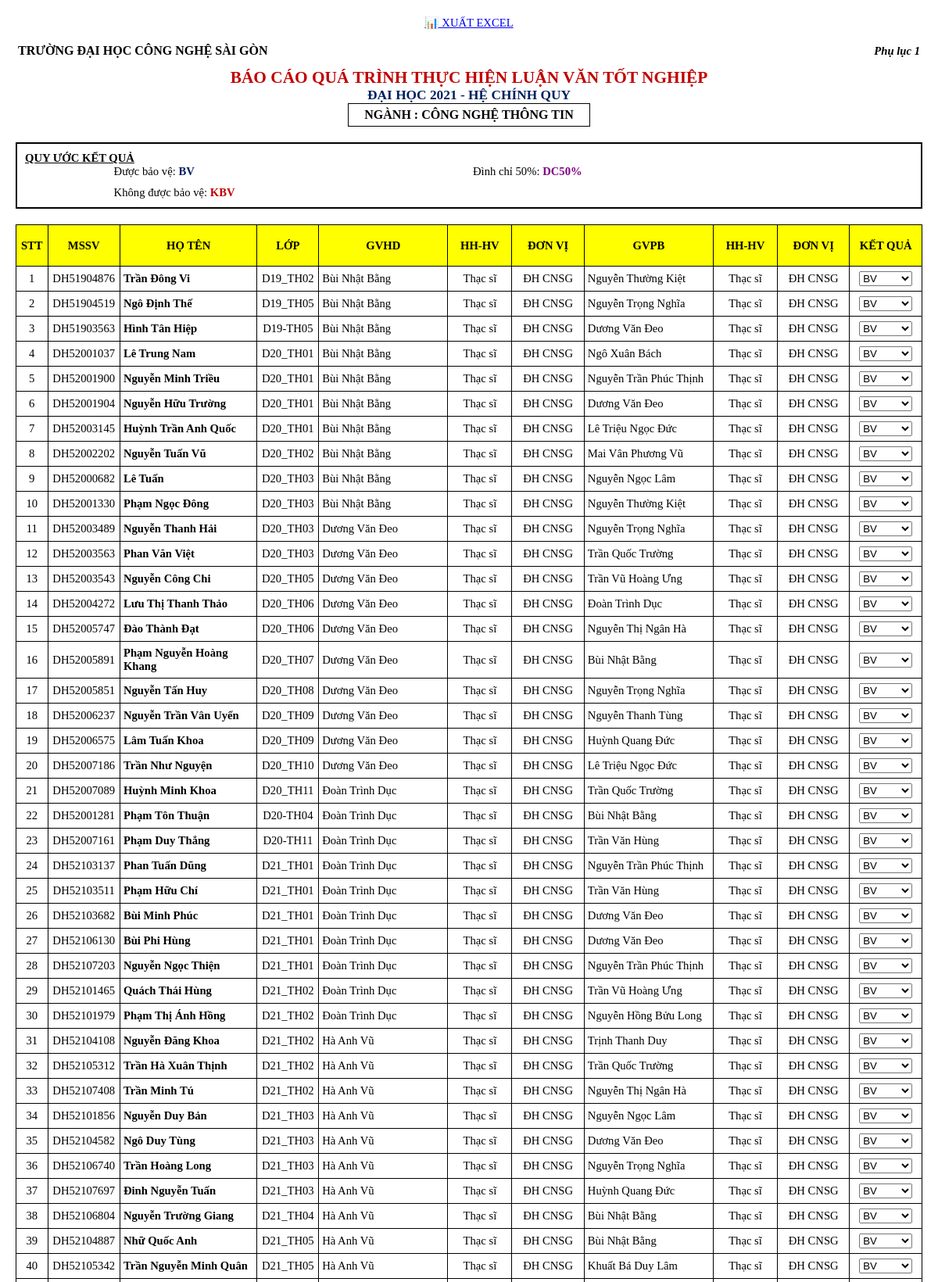
Page /baocao_quatrinh.php (upper part) on the committed database.
### tables this page shows
CREATE TABLE IF NOT EXISTS `danh_sach_sinh_vien` (
  `HoTen` varchar(100) DEFAULT NULL,
  `id` int(11) NOT NULL AUTO_INCREMENT,
  `MaSV` varchar(20) NOT NULL,
  `Lop` varchar(20) DEFAULT NULL,
  `nhom_id` int(11) DEFAULT NULL,
  `Email` varchar(100) DEFAULT NULL,
  `SDT` varchar(15) DEFAULT NULL,
  `nhom` int(11) DEFAULT NULL,
  `huong_de_tai` text,
  `gvhd` varchar(50) DEFAULT NULL,
  `ghichu` text,
  `gvpb_id` varchar(10) DEFAULT NULL,
  `created_at` timestamp NULL DEFAULT CURRENT_TIMESTAMP,
  `MatKhau` varchar(50) DEFAULT '123456',
  `da_gap_gv` tinyint(1) DEFAULT '0' COMMENT '0=chưa gặp, 1=đã gặp',
  `diem_50` decimal(4,2) DEFAULT NULL COMMENT 'Điểm giữa kỳ - GVHD chấm',
  `diem_baove` decimal(4,2) DEFAULT NULL COMMENT 'Điểm bảo vệ - Hội đồng chấm',
  `diem_tong` decimal(4,2) GENERATED ALWAYS AS (((coalesce(`diem_50`,0) * 0.5) + (coalesce(`diem_baove`,0) * 0.5))) STORED,
  `hoidong_id` int(11) DEFAULT NULL,
  `duoc_bao_ve` tinyint(4) DEFAULT '1' COMMENT '1: BV, 0: KBV, 2: DC50%',
  PRIMARY KEY (`id`,`MaSV`),
  UNIQUE KEY `idx_id_duy_nhat` (`id`),
  UNIQUE KEY `idx_masv_unique` (`MaSV`),
  KEY `idx_gvpb` (`gvpb_id`),
  KEY `idx_nhom_id` (`nhom_id`)
);

CREATE TABLE IF NOT EXISTS `giang_vien` (
  `MaGV` varchar(10) NOT NULL,
  `HoTen` varchar(100) NOT NULL,
  `Email` varchar(100) DEFAULT NULL,
  `DienThoai` varchar(15) DEFAULT NULL,
  `Khoa` varchar(50) DEFAULT NULL,
  `ChucVu` varchar(50) DEFAULT NULL,
  `created_at` timestamp NULL DEFAULT CURRENT_TIMESTAMP,
  `MatKhau` varchar(50) DEFAULT '123456',
  `id` int(11) DEFAULT NULL,
  PRIMARY KEY (`MaGV`),
  UNIQUE KEY `Email` (`Email`),
  KEY `idx_hoten` (`HoTen`),
  KEY `idx_khoa` (`Khoa`)
);

### baocao_quatrinh.php (the view, shortened to what this page needs)
<?php
require 'config.php';
$sql = "
    SELECT
        sv.MaSV,
        sv.HoTen,
        sv.Lop,
        sv.duoc_bao_ve,
        n.ten_nhom,
        gv_hd.HoTen AS TenGVHD,
        gv_pb.HoTen AS TenGVPB
    FROM danh_sach_sinh_vien sv
    LEFT JOIN phan_thuoc_nhom ptn
            ON ptn.sinh_vien_id = sv.id
    LEFT JOIN nhom n
            ON n.id = ptn.nhom_id
    LEFT JOIN giang_vien gv_hd
            ON gv_hd.MaGV = n.giang_vien_huong_dan_id
    LEFT JOIN giang_vien gv_pb
            ON gv_pb.MaGV = sv.gvpb_id
";
$params = [];
$role = $_SESSION['role'] ?? '';
$sql .= " ORDER BY sv.Lop ASC, sv.MaSV ASC";
$stmt = $pdo->prepare($sql);
$stmt->execute($params);
$data = $stmt->fetchAll(PDO::FETCH_ASSOC);
?>
<!DOCTYPE html>
<html lang="vi">
<head>
<link href="https://cdn.jsdelivr.net/npm/bootstrap-icons@1.11.3/font/bootstrap-icons.css" rel="stylesheet">
</head>
<body>
<?php if ($role !== 'giangvien'): ?>
<div class="no-print" style="text-align:center;margin-bottom:15px;">
   <div class="no-print" style="text-align:center;margin-bottom:15px;">
    <a href="xuat_excel_baocao.php"
       class="btn btn-success fw-bold px-4 py-2">
       📊 XUẤT EXCEL
    </a>
</div>
<?php endif; ?>
</div>
<form method="post">
<table class="header-table">
<tr>
<td class="header-left">TRƯỜNG ĐẠI HỌC CÔNG NGHỆ SÀI GÒN</td>
<td class="header-right">Phụ lục 1</td>
</tr>
</table>
<div class="title-section">
<div class="main-title">BÁO CÁO QUÁ TRÌNH THỰC HIỆN LUẬN VĂN TỐT NGHIỆP</div>
<div class="sub-title">ĐẠI HỌC 2021 - HỆ CHÍNH QUY</div>
<div class="major-title">NGÀNH : CÔNG NGHỆ THÔNG TIN</div>
</div>
<div class="legend-box">
<div class="legend-title">QUY ƯỚC KẾT QUẢ</div>
<div class="legend-grid">
<div>Được bảo vệ: <span class="text-blue">BV</span></div>
<div>Đình chỉ 50%: <span class="text-purple">DC50%</span></div>
<div>Không được bảo vệ: <span class="text-red">KBV</span></div>
</div>
</div>
<table class="data-table">
<thead>
<tr>
<th class="col-stt">STT</th>
<th class="col-mssv">MSSV</th>
<th class="col-ten">HỌ TÊN</th>
<th class="col-lop">LỚP</th>
<th class="col-gv">GVHD</th>
<th class="col-hh">HH-HV</th>
<th class="col-donvi">ĐƠN VỊ</th>
<th class="col-gv">GVPB</th>
<th class="col-hh">HH-HV</th>
<th class="col-donvi">ĐƠN VỊ</th>
<th class="col-kq">KẾT QUẢ</th>
</tr>
</thead>
<tbody>
<?php
if ($data && count($data) > 0):
    $stt=1;
    foreach($data as $row):
?>
<tr>
<td class="col-stt"><?= $stt++ ?></td>
<td class="col-mssv"><?= htmlspecialchars($row['MaSV']) ?></td>
<td class="col-ten"><b><?= htmlspecialchars($row['HoTen']) ?></b></td>
<td class="col-lop"><?= htmlspecialchars($row['Lop']) ?></td>
<td class="col-gv"><?= htmlspecialchars($row['TenGVHD'] ?? '') ?></td>
<td class="col-hh">Thạc sĩ</td>
<td class="col-donvi">ĐH CNSG</td>
<td class="col-gv"><?= htmlspecialchars($row['TenGVPB'] ?? '') ?></td>
<td class="col-hh">Thạc sĩ</td>
<td class="col-donvi">ĐH CNSG</td>
<td class="col-kq">
<select name="duoc_bao_ve[<?= $row['MaSV'] ?>]"
        class="form-select form-select-sm fw-bold">
    <option value="1" <?= $row['duoc_bao_ve']==1?'selected':'' ?>>BV</option>
</select>
</td>
</tr>
<?php
    endforeach;
endif; ?>
</tbody>
</table>
</form>
</body>
</html>

### baocao_quatrinh.php (style rules this page uses)
body { font-family:"Times New Roman",Times,serif; font-size:11pt; margin:0; padding:20px; }
.header-table { width:100%;margin-bottom:10px }
.header-left { text-align:left;font-weight:bold;text-transform:uppercase;font-size:12pt }
.header-right { text-align:right;font-weight:bold;font-style:italic }
.title-section { text-align:center;margin-bottom:20px }
.main-title { font-size:16pt;font-weight:bold;color:#C00000;text-transform:uppercase }
.sub-title { font-size:13pt;font-weight:bold;color:#002060;text-transform:uppercase }
.major-title { font-size:12pt;font-weight:bold;border:1px solid #000;display:inline-block;padding:5px 20px }
.legend-box { border:2px solid #000;padding:10px;margin-bottom:20px }
.legend-title { font-weight:bold;text-decoration:underline }
.legend-grid { display:grid;grid-template-columns:1fr 1fr;gap:10px;width:80%;margin:auto }
.text-blue { color:#002060;font-weight:bold }
.text-red { color:#C00000;font-weight:bold }
.text-purple { color:purple;font-weight:bold }
.data-table { width:100%;border-collapse:collapse }
.data-table th,.data-table td { border:1px solid #000;padding:6px 4px }
.data-table th { text-align:center;background:#FFFF00;height:40px }
.col-stt { width:30px;text-align:center }
.col-mssv { width:80px;text-align:center }
.col-ten { width:160px }
.col-lop { width:60px;text-align:center }
.col-gv { width:150px }
.col-hh { width:70px;text-align:center }
.col-donvi { width:80px;text-align:center }
.col-kq { width:80px;text-align:center;font-weight:bold }

### rows in the picture
danh_sach_sinh_vien: MaSV "DH51904876", HoTen "Trần Đông Vi", Lop "D19_TH02", giang_vien.HoTen "Bùi Nhật Bằng", giang_vien.HoTen "Nguyễn Thường Kiệt", duoc_bao_ve+MaSV "BV"
danh_sach_sinh_vien: MaSV "DH51904519", HoTen "Ngô Định Thế", Lop "D19_TH05", giang_vien.HoTen "Bùi Nhật Bằng", giang_vien.HoTen "Nguyễn Trọng Nghĩa", duoc_bao_ve+MaSV "BV"
danh_sach_sinh_vien: MaSV "DH51903563", HoTen "Hình Tân Hiệp", Lop "D19-TH05", giang_vien.HoTen "Bùi Nhật Bằng", giang_vien.HoTen "Dương Văn Đeo", duoc_bao_ve+MaSV "BV"
danh_sach_sinh_vien: MaSV "DH52001037", HoTen "Lê Trung Nam", Lop "D20_TH01", giang_vien.HoTen "Bùi Nhật Bằng", giang_vien.HoTen "Ngô Xuân Bách", duoc_bao_ve+MaSV "BV"
danh_sach_sinh_vien: MaSV "DH52001900", HoTen "Nguyễn Minh Triều", Lop "D20_TH01", giang_vien.HoTen "Bùi Nhật Bằng", giang_vien.HoTen "Nguyễn Trần Phúc Thịnh", duoc_bao_ve+MaSV "BV"
danh_sach_sinh_vien: MaSV "DH52001904", HoTen "Nguyễn Hữu Trường", Lop "D20_TH01", giang_vien.HoTen "Bùi Nhật Bằng", giang_vien.HoTen "Dương Văn Đeo", duoc_bao_ve+MaSV "BV"
danh_sach_sinh_vien: MaSV "DH52003145", HoTen "Huỳnh Trần Anh Quốc", Lop "D20_TH01", giang_vien.HoTen "Bùi Nhật Bằng", giang_vien.HoTen "Lê Triệu Ngọc Đức", duoc_bao_ve+MaSV "BV"
danh_sach_sinh_vien: MaSV "DH52002202", HoTen "Nguyễn Tuấn Vũ", Lop "D20_TH02", giang_vien.HoTen "Bùi Nhật Bằng", giang_vien.HoTen "Mai Vân Phương Vũ", duoc_bao_ve+MaSV "BV"
danh_sach_sinh_vien: MaSV "DH52000682", HoTen "Lê Tuấn", Lop "D20_TH03", giang_vien.HoTen "Bùi Nhật Bằng", giang_vien.HoTen "Nguyễn Ngọc Lâm", duoc_bao_ve+MaSV "BV"
danh_sach_sinh_vien: MaSV "DH52001330", HoTen "Phạm Ngọc Đông", Lop "D20_TH03", giang_vien.HoTen "Bùi Nhật Bằng", giang_vien.HoTen "Nguyễn Thường Kiệt", duoc_bao_ve+MaSV "BV"
danh_sach_sinh_vien: MaSV "DH52003489", HoTen "Nguyễn Thanh Hải", Lop "D20_TH03", giang_vien.HoTen "Dương Văn Đeo", giang_vien.HoTen "Nguyễn Trọng Nghĩa", duoc_bao_ve+MaSV "BV"
danh_sach_sinh_vien: MaSV "DH52003563", HoTen "Phan Văn Việt", Lop "D20_TH03", giang_vien.HoTen "Dương Văn Đeo", giang_vien.HoTen "Trần Quốc Trường", duoc_bao_ve+MaSV "BV"
danh_sach_sinh_vien: MaSV "DH52003543", HoTen "Nguyễn Công Chi", Lop "D20_TH05", giang_vien.HoTen "Dương Văn Đeo", giang_vien.HoTen "Trần Vũ Hoàng Ưng", duoc_bao_ve+MaSV "BV"
danh_sach_sinh_vien: MaSV "DH52004272", HoTen "Lưu Thị Thanh Thảo", Lop "D20_TH06", giang_vien.HoTen "Dương Văn Đeo", giang_vien.HoTen "Đoàn Trình Dục", duoc_bao_ve+MaSV "BV"
danh_sach_sinh_vien: MaSV "DH52005747", HoTen "Đào Thành Đạt", Lop "D20_TH06", giang_vien.HoTen "Dương Văn Đeo", giang_vien.HoTen "Nguyễn Thị Ngân Hà", duoc_bao_ve+MaSV "BV"
danh_sach_sinh_vien: MaSV "DH52005891", HoTen "Phạm Nguyễn Hoàng Khang", Lop "D20_TH07", giang_vien.HoTen "Dương Văn Đeo", giang_vien.HoTen "Bùi Nhật Bằng", duoc_bao_ve+MaSV "BV"
danh_sach_sinh_vien: MaSV "DH52005851", HoTen "Nguyễn Tấn Huy", Lop "D20_TH08", giang_vien.HoTen "Dương Văn Đeo", giang_vien.HoTen "Nguyễn Trọng Nghĩa", duoc_bao_ve+MaSV "BV"
danh_sach_sinh_vien: MaSV "DH52006237", HoTen "Nguyễn Trần Vân Uyển", Lop "D20_TH09", giang_vien.HoTen "Dương Văn Đeo", giang_vien.HoTen "Nguyễn Thanh Tùng", duoc_bao_ve+MaSV "BV"
danh_sach_sinh_vien: MaSV "DH52006575", HoTen "Lâm Tuấn Khoa", Lop "D20_TH09", giang_vien.HoTen "Dương Văn Đeo", giang_vien.HoTen "Huỳnh Quang Đức", duoc_bao_ve+MaSV "BV"
danh_sach_sinh_vien: MaSV "DH52007186", HoTen "Trần Như Nguyện", Lop "D20_TH10", giang_vien.HoTen "Dương Văn Đeo", giang_vien.HoTen "Lê Triệu Ngọc Đức", duoc_bao_ve+MaSV "BV"
danh_sach_sinh_vien: MaSV "DH52007089", HoTen "Huỳnh Minh Khoa", Lop "D20_TH11", giang_vien.HoTen "Đoàn Trình Dục", giang_vien.HoTen "Trần Quốc Trường", duoc_bao_ve+MaSV "BV"
danh_sach_sinh_vien: MaSV "DH52001281", HoTen "Phạm Tôn Thuận", Lop "D20-TH04", giang_vien.HoTen "Đoàn Trình Dục", giang_vien.HoTen "Bùi Nhật Bằng", duoc_bao_ve+MaSV "BV"
danh_sach_sinh_vien: MaSV "DH52007161", HoTen "Phạm Duy Thắng", Lop "D20-TH11", giang_vien.HoTen "Đoàn Trình Dục", giang_vien.HoTen "Trần Văn Hùng", duoc_bao_ve+MaSV "BV"
danh_sach_sinh_vien: MaSV "DH52103137", HoTen "Phan Tuấn Dũng", Lop "D21_TH01", giang_vien.HoTen "Đoàn Trình Dục", giang_vien.HoTen "Nguyễn Trần Phúc Thịnh", duoc_bao_ve+MaSV "BV"
danh_sach_sinh_vien: MaSV "DH52103511", HoTen "Phạm Hữu Chí", Lop "D21_TH01", giang_vien.HoTen "Đoàn Trình Dục", giang_vien.HoTen "Trần Văn Hùng", duoc_bao_ve+MaSV "BV"
danh_sach_sinh_vien: MaSV "DH52103682", HoTen "Bùi Minh Phúc", Lop "D21_TH01", giang_vien.HoTen "Đoàn Trình Dục", giang_vien.HoTen "Dương Văn Đeo", duoc_bao_ve+MaSV "BV"
danh_sach_sinh_vien: MaSV "DH52106130", HoTen "Bùi Phi Hùng", Lop "D21_TH01", giang_vien.HoTen "Đoàn Trình Dục", giang_vien.HoTen "Dương Văn Đeo", duoc_bao_ve+MaSV "BV"
danh_sach_sinh_vien: MaSV "DH52107203", HoTen "Nguyễn Ngọc Thiện", Lop "D21_TH01", giang_vien.HoTen "Đoàn Trình Dục", giang_vien.HoTen "Nguyễn Trần Phúc Thịnh", duoc_bao_ve+MaSV "BV"
danh_sach_sinh_vien: MaSV "DH52101465", HoTen "Quách Thái Hùng", Lop "D21_TH02", giang_vien.HoTen "Đoàn Trình Dục", giang_vien.HoTen "Trần Vũ Hoàng Ưng", duoc_bao_ve+MaSV "BV"
danh_sach_sinh_vien: MaSV "DH52101979", HoTen "Phạm Thị Ánh Hồng", Lop "D21_TH02", giang_vien.HoTen "Đoàn Trình Dục", giang_vien.HoTen "Nguyễn Hồng Bửu Long", duoc_bao_ve+MaSV "BV"
danh_sach_sinh_vien: MaSV "DH52104108", HoTen "Nguyễn Đăng Khoa", Lop "D21_TH02", giang_vien.HoTen "Hà Anh Vũ", giang_vien.HoTen "Trịnh Thanh Duy", duoc_bao_ve+MaSV "BV"
danh_sach_sinh_vien: MaSV "DH52105312", HoTen "Trần Hà Xuân Thịnh", Lop "D21_TH02", giang_vien.HoTen "Hà Anh Vũ", giang_vien.HoTen "Trần Quốc Trường", duoc_bao_ve+MaSV "BV"
danh_sach_sinh_vien: MaSV "DH52107408", HoTen "Trần Minh Tú", Lop "D21_TH02", giang_vien.HoTen "Hà Anh Vũ", giang_vien.HoTen "Nguyễn Thị Ngân Hà", duoc_bao_ve+MaSV "BV"
danh_sach_sinh_vien: MaSV "DH52101856", HoTen "Nguyễn Duy Bản", Lop "D21_TH03", giang_vien.HoTen "Hà Anh Vũ", giang_vien.HoTen "Nguyễn Ngọc Lâm", duoc_bao_ve+MaSV "BV"
danh_sach_sinh_vien: MaSV "DH52104582", HoTen "Ngô Duy Tùng", Lop "D21_TH03", giang_vien.HoTen "Hà Anh Vũ", giang_vien.HoTen "Dương Văn Đeo", duoc_bao_ve+MaSV "BV"
danh_sach_sinh_vien: MaSV "DH52106740", HoTen "Trần Hoàng Long", Lop "D21_TH03", giang_vien.HoTen "Hà Anh Vũ", giang_vien.HoTen "Nguyễn Trọng Nghĩa", duoc_bao_ve+MaSV "BV"
danh_sach_sinh_vien: MaSV "DH52107697", HoTen "Đinh Nguyễn Tuấn", Lop "D21_TH03", giang_vien.HoTen "Hà Anh Vũ", giang_vien.HoTen "Huỳnh Quang Đức", duoc_bao_ve+MaSV "BV"
danh_sach_sinh_vien: MaSV "DH52106804", HoTen "Nguyễn Trường Giang", Lop "D21_TH04", giang_vien.HoTen "Hà Anh Vũ", giang_vien.HoTen "Bùi Nhật Bằng", duoc_bao_ve+MaSV "BV"
danh_sach_sinh_vien: MaSV "DH52104887", HoTen "Nhữ Quốc Anh", Lop "D21_TH05", giang_vien.HoTen "Hà Anh Vũ", giang_vien.HoTen "Bùi Nhật Bằng", duoc_bao_ve+MaSV "BV"
danh_sach_sinh_vien: MaSV "DH52105342", HoTen "Trần Nguyễn Minh Quân", Lop "D21_TH05", giang_vien.HoTen "Hà Anh Vũ", giang_vien.HoTen "Khuất Bá Duy Lâm", duoc_bao_ve+MaSV "BV"
